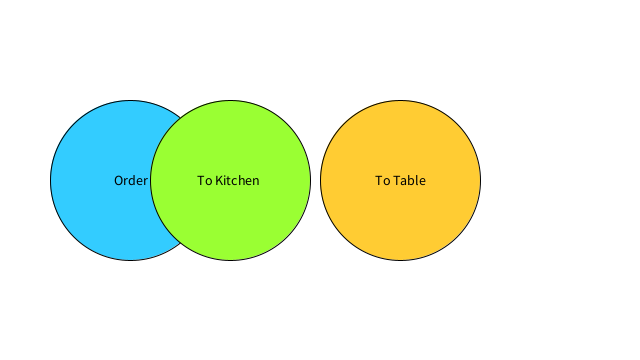
Frame 1 (no input)
Frame 60 (the mouse pressed at the canvas centre just before this capture): identical to frame 1, image omitted
Frame 120 (the mouse held since frame 60 and released just before this capture): identical to frame 1, image omitted

The Processing sketch that drew this single still picture (run headless with seeded random() and noise(); from frame 60 on, the mouse is pressed at the canvas centre):

// Processing sketch: ButtonDemo
// ── ButtonDemo.pde
int circleX1, circleY1;      // Position of circle button 1
int circleX2, circleY2;  // Position of circle button 2
int circleX3, circleY3;      // Position of circle button 3
//int circleX4, circleY4;  // Position of circle button 4
int circleSize = 93;   // Diameter of circle
color circleColor1, circleColor2, circleColor3;//, circleColor4;
color currentColor;
boolean circle1Over = false;
boolean circle2Over = false;
boolean circle3Over = false;
//boolean circle4Over = false;
void setup() {
  size(640, 360);
  circleColor1 = color(51,204,255);
  circleColor2 = color(154,255,51);
  circleColor3 = color(255,204,51);
  ellipseMode(CENTER);
}

void draw() {
  circleSize = width/4;
  circleX1 = width/2-circleSize/2-110;
  circleY1 = height/2;
  circleX2 = width/2-circleSize/2-10;
  circleY2 = height/2;
  circleX3 = width/2+circleSize/2;
  circleY3 = height/2;
  update(mouseX, mouseY);
  background(255);
  
  if (circle1Over) {
    fill(1,154,255);
  } else {
    fill(circleColor1);
  }
  stroke(0);
  ellipse(circleX1, circleY1, circleSize, circleSize);
  textSize(14);
  fill(0);
  text("Order",circleX1-16, circleY1+5);
  
  if (circle2Over){
    fill(97,255,0);
  }
  else{
    fill(circleColor2);
  }
  stroke(0);
  ellipse(circleX2, circleY2, circleSize, circleSize);
  textSize(14);
  fill(0);
  text("To Kitchen",circleX2-33, circleY2+5);
  if (circle3Over){
    fill(255,154,1);
  }
  else{
    fill(circleColor3);
  }
  stroke(0);
  ellipse(circleX3, circleY3, circleSize, circleSize);
  textSize(14);
  fill(0);
  text("To Table",circleX3-25, circleY3+5);
  /*if (circle4Over){
    fill(97,255,0);
  }
  else{
    fill(circleColor4);
  }
  stroke(0);
  ellipse(circleX4, circleY4, circleSize, circleSize);
  textSize(14);
  fill(0);
  text("",circleX4-33, circleY4+5);*/
}

void update(int x, int y) {
  if ( overCircle(circleX1, circleY1, circleSize) ) {
    circle1Over = true;
    circle2Over = false;
    circle3Over = false;
    //circle4Over = false;
  }
  else if( overCircle(circleX2, circleY2, circleSize)){
    circle1Over = false;
    circle2Over = true;
    circle3Over = false;
    //circle4Over = false;
  }
  else if( overCircle(circleX3, circleY3, circleSize)){
    circle1Over = false;
    circle2Over = false;
    circle3Over = true;
    //circle4Over = false;
  }
 /*else if( overCircle(circleX4, circleY4, circleSize)){
    circle1Over = false;
    circle2Over = false;
    circle3Over = false;
    circle4Over = true;
  }*/
  else{
    circle1Over = circle2Over = circle3Over /*=circle4Over*/ = false;
  }
}

void mousePressed() {
  if (circle1Over == true) {
    currentColor = circleColor1;
  }
  else if (circle2Over ==true){
    currentColor = circleColor2;
  }
  else if (circle3Over ==true){
    currentColor = circleColor3;
  }
  /*else if (circle4Over ==true){
    currentColor = circleColor4;
  }*/
  else{
    return;
  }
}

boolean overCircle(int x, int y, int diameter) {
  float disX = x - mouseX;
  float disY = y - mouseY;
  if (sqrt(sq(disX) + sq(disY)) < diameter/2 ) {
    return true;
  } else {
    return false;
  }
}
